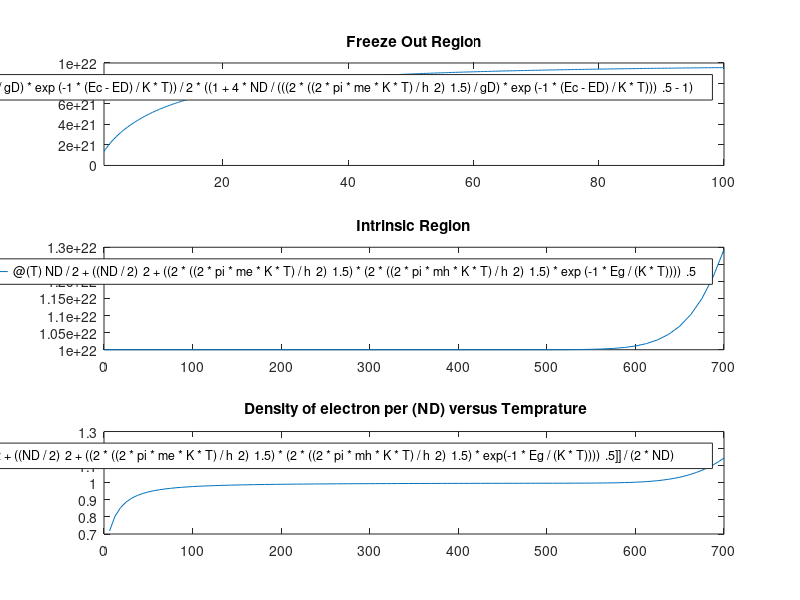

Source code (MATLAB):
%R.Borumandi(alias name in net stackprogramer)
clc
clear
disp('plot');
msgbox('programed by R.Borumandi rahim.bormandi71@gmail.com or stackprogramer@gmail.com');
%definition of constant
ND=10^22;%1/m^3
qe=1.602*10^(-19);
Eg=1.11*qe;%ev
K=1.38*10^(-23);%ev 
h=6.63*10^(-34);%ev
m0=9.109*10^-31;
me=1.08*m0;
mh=.56*m0;
gD=25;
Ec=1.00000005*qe;
ED=1*qe;
%Defintion of Freeze Out Region
n=@(T)(((2*((2*pi*me*K*T)/h^2)^1.5)/gD)*exp(-1*(Ec-ED)/K*T))/2*((1+4*ND/(((2*((2*pi*me*K*T)/h^2)^1.5)/gD)*exp(-1*(Ec-ED)/K*T)))^.5-1);
subplot(3,1,1);
fplot(n,[1,100]);
title('Freeze Out Region')
%Defintion of Intrinsic Region 
n_intrinsic=@(T) ND/2+((ND/2)^2+((2*((2*pi*me*K*T)/h^2)^1.5)*(2*((2*pi*mh*K*T)/h^2)^1.5)*exp(-1*Eg/(K*T))))^.5;
subplot(3,1,2);
fplot(n_intrinsic,[0,700]);
title('Intrinsic Region')
%Defintion of Density of electron per ND versus Temprature

n_final=@(T) [[(((2*((2*pi*me*K*T)/h^2)^1.5)/gD)*exp(-1*(Ec-ED)/K*T))/2*((1+4*ND/(((2*((2*pi*me*K*T)/h^2)^1.5)/gD)*exp(-1*(Ec-ED)/K*T)))^.5-1)]+...
    [ND/2+((ND/2)^2+((2*((2*pi*me*K*T)/h^2)^1.5)*(2*((2*pi*mh*K*T)/h^2)^1.5)*exp(-1*Eg/(K*T))))^.5]]/(2*ND);
subplot(3,1,3);
fplot(n_final,[0,700]);
title(' Density of electron per (ND) versus Temprature')
